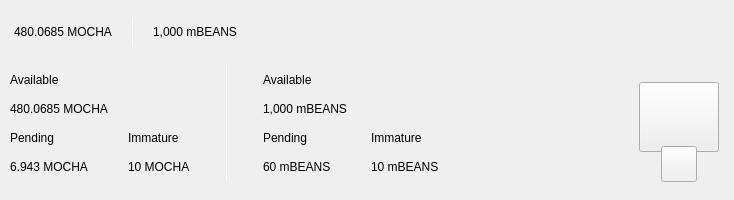
<?xml version="1.0" encoding="UTF-8"?>
<ui version="4.0">
 <class>TopBar</class>
 <widget class="QWidget" name="TopBar">
  <property name="geometry">
   <rect>
    <x>0</x>
    <y>0</y>
    <width>734</width>
    <height>200</height>
   </rect>
  </property>
  <property name="minimumSize">
   <size>
    <width>0</width>
    <height>200</height>
   </size>
  </property>
  <property name="maximumSize">
   <size>
    <width>16777215</width>
    <height>200</height>
   </size>
  </property>
  <property name="windowTitle">
   <string>Form</string>
  </property>
  <layout class="QVBoxLayout" name="verticalLayout_10" stretch="0">
   <property name="spacing">
    <number>0</number>
   </property>
   <property name="leftMargin">
    <number>0</number>
   </property>
   <property name="topMargin">
    <number>0</number>
   </property>
   <property name="rightMargin">
    <number>0</number>
   </property>
   <property name="bottomMargin">
    <number>0</number>
   </property>
   <item>
    <widget class="PFBorderImage" name="containerTop" native="true">
     <layout class="QVBoxLayout" name="verticalLayout_11">
      <property name="spacing">
       <number>0</number>
      </property>
      <property name="leftMargin">
       <number>0</number>
      </property>
      <property name="topMargin">
       <number>0</number>
      </property>
      <property name="rightMargin">
       <number>0</number>
      </property>
      <property name="bottomMargin">
       <number>0</number>
      </property>
      <item>
       <widget class="QWidget" name="top_container_2" native="true">
        <property name="minimumSize">
         <size>
          <width>0</width>
          <height>65</height>
         </size>
        </property>
        <layout class="QHBoxLayout" name="top_container">
         <property name="spacing">
          <number>0</number>
         </property>
         <property name="leftMargin">
          <number>14</number>
         </property>
         <property name="topMargin">
          <number>0</number>
         </property>
         <property name="rightMargin">
          <number>14</number>
         </property>
         <property name="bottomMargin">
          <number>0</number>
         </property>
         <item alignment="Qt::AlignVCenter">
          <widget class="QWidget" name="widgetTopAmount" native="true">
           <property name="sizePolicy">
            <sizepolicy hsizetype="Preferred" vsizetype="Maximum">
             <horstretch>0</horstretch>
             <verstretch>0</verstretch>
            </sizepolicy>
           </property>
           <layout class="QHBoxLayout" name="horizontalLayout_5">
            <property name="spacing">
             <number>0</number>
            </property>
            <property name="leftMargin">
             <number>0</number>
            </property>
            <property name="topMargin">
             <number>0</number>
            </property>
            <property name="rightMargin">
             <number>0</number>
            </property>
            <property name="bottomMargin">
             <number>0</number>
            </property>
            <item alignment="Qt::AlignTop">
             <widget class="QLabel" name="labelAmountTopPiv">
              <property name="minimumSize">
               <size>
                <width>0</width>
                <height>36</height>
               </size>
              </property>
              <property name="styleSheet">
               <string notr="true">padding:0px;margin:0px;</string>
              </property>
              <property name="text">
               <string>480.0685 MOCHA</string>
              </property>
             </widget>
            </item>
            <item>
             <spacer name="horizontalSpacer_11">
              <property name="orientation">
               <enum>Qt::Horizontal</enum>
              </property>
              <property name="sizeType">
               <enum>QSizePolicy::Fixed</enum>
              </property>
              <property name="sizeHint" stdset="0">
               <size>
                <width>20</width>
                <height>20</height>
               </size>
              </property>
             </spacer>
            </item>
            <item alignment="Qt::AlignVCenter">
             <widget class="QLabel" name="label_16">
              <property name="minimumSize">
               <size>
                <width>1</width>
                <height>30</height>
               </size>
              </property>
              <property name="maximumSize">
               <size>
                <width>1</width>
                <height>30</height>
               </size>
              </property>
              <property name="styleSheet">
               <string notr="true">background-color:white;
padding:0px;
border:none;</string>
              </property>
              <property name="text">
               <string/>
              </property>
             </widget>
            </item>
            <item>
             <spacer name="horizontalSpacer_12">
              <property name="orientation">
               <enum>Qt::Horizontal</enum>
              </property>
              <property name="sizeType">
               <enum>QSizePolicy::Fixed</enum>
              </property>
              <property name="sizeHint" stdset="0">
               <size>
                <width>20</width>
                <height>20</height>
               </size>
              </property>
             </spacer>
            </item>
            <item alignment="Qt::AlignTop">
             <widget class="QLabel" name="labelAmountTopzPiv">
              <property name="minimumSize">
               <size>
                <width>0</width>
                <height>36</height>
               </size>
              </property>
              <property name="text">
               <string>1,000 mBEANS</string>
              </property>
             </widget>
            </item>
           </layout>
          </widget>
         </item>
         <item>
          <spacer name="horizontalSpacer">
           <property name="orientation">
            <enum>Qt::Horizontal</enum>
           </property>
           <property name="sizeHint" stdset="0">
            <size>
             <width>40</width>
             <height>20</height>
            </size>
           </property>
          </spacer>
         </item>
         <item>
          <layout class="QHBoxLayout" name="horizontalLayout_4">
           <property name="spacing">
            <number>12</number>
           </property>
           <property name="rightMargin">
            <number>0</number>
           </property>
           <item alignment="Qt::AlignRight">
            <widget class="QWidget" name="layoutSync" native="true">
             <property name="minimumSize">
              <size>
               <width>0</width>
               <height>36</height>
              </size>
             </property>
             <property name="maximumSize">
              <size>
               <width>16777215</width>
               <height>36</height>
              </size>
             </property>
             <layout class="QVBoxLayout" name="verticalLayout_9">
              <property name="leftMargin">
               <number>0</number>
              </property>
              <property name="topMargin">
               <number>0</number>
              </property>
              <property name="rightMargin">
               <number>0</number>
              </property>
              <property name="bottomMargin">
               <number>0</number>
              </property>
              <item>
               <widget class="ExpandableButton" name="pushButtonSync" native="true">
                <property name="minimumSize">
                 <size>
                  <width>36</width>
                  <height>36</height>
                 </size>
                </property>
                <property name="maximumSize">
                 <size>
                  <width>16777215</width>
                  <height>36</height>
                 </size>
                </property>
               </widget>
              </item>
             </layout>
            </widget>
           </item>
           <item>
            <widget class="ExpandableButton" name="pushButtonMint" native="true">
             <property name="minimumSize">
              <size>
               <width>36</width>
               <height>36</height>
              </size>
             </property>
            </widget>
           </item>
           <item>
            <widget class="ExpandableButton" name="pushButtonStack" native="true">
             <property name="minimumSize">
              <size>
               <width>36</width>
               <height>36</height>
              </size>
             </property>
            </widget>
           </item>
           <item>
            <widget class="ExpandableButton" name="pushButtonColdStaking" native="true">
             <property name="minimumSize">
              <size>
               <width>36</width>
               <height>36</height>
              </size>
             </property>
            </widget>
           </item>
           <item>
            <widget class="ExpandableButton" name="pushButtonConnection" native="true">
             <property name="minimumSize">
              <size>
               <width>36</width>
               <height>36</height>
              </size>
             </property>
            </widget>
           </item>
           <item>
            <widget class="ExpandableButton" name="pushButtonLock" native="true">
             <property name="sizePolicy">
              <sizepolicy hsizetype="Expanding" vsizetype="Expanding">
               <horstretch>0</horstretch>
               <verstretch>0</verstretch>
              </sizepolicy>
             </property>
             <property name="minimumSize">
              <size>
               <width>36</width>
               <height>0</height>
              </size>
             </property>
            </widget>
           </item>
           <item>
            <widget class="ExpandableButton" name="pushButtonTheme" native="true">
             <property name="minimumSize">
              <size>
               <width>36</width>
               <height>36</height>
              </size>
             </property>
             <property name="maximumSize">
              <size>
               <width>16777215</width>
               <height>36</height>
              </size>
             </property>
            </widget>
           </item>
           <item>
            <widget class="ExpandableButton" name="pushButtonFAQ" native="true">
             <property name="minimumSize">
              <size>
               <width>36</width>
               <height>36</height>
              </size>
             </property>
            </widget>
           </item>
          </layout>
         </item>
        </layout>
       </widget>
      </item>
      <item>
       <widget class="QWidget" name="bottom_container" native="true">
        <property name="minimumSize">
         <size>
          <width>0</width>
          <height>135</height>
         </size>
        </property>
        <layout class="QHBoxLayout" name="botton_container">
         <property name="leftMargin">
          <number>10</number>
         </property>
         <property name="topMargin">
          <number>0</number>
         </property>
         <property name="rightMargin">
          <number>10</number>
         </property>
         <property name="bottomMargin">
          <number>10</number>
         </property>
         <item>
          <layout class="QHBoxLayout" name="horizontalLayout_3">
           <property name="bottomMargin">
            <number>9</number>
           </property>
           <item>
            <layout class="QVBoxLayout" name="verticalLayout_7">
             <property name="spacing">
              <number>0</number>
             </property>
             <property name="leftMargin">
              <number>0</number>
             </property>
             <property name="rightMargin">
              <number>30</number>
             </property>
             <item>
              <layout class="QVBoxLayout" name="verticalLayout_2">
               <item>
                <widget class="QLabel" name="labelTitle1">
                 <property name="text">
                  <string>Available</string>
                 </property>
                </widget>
               </item>
               <item>
                <widget class="QLabel" name="labelAmountPiv">
                 <property name="text">
                  <string>480.0685 MOCHA</string>
                 </property>
                </widget>
               </item>
              </layout>
             </item>
             <item>
              <layout class="QHBoxLayout" name="horizontalLayout_2">
               <property name="spacing">
                <number>0</number>
               </property>
               <item>
                <layout class="QVBoxLayout" name="verticalLayout_3">
                 <item>
                  <widget class="QLabel" name="labelTitle3">
                   <property name="text">
                    <string>Pending</string>
                   </property>
                  </widget>
                 </item>
                 <item>
                  <widget class="QLabel" name="labelPendingPiv">
                   <property name="text">
                    <string>6.943 MOCHA</string>
                   </property>
                  </widget>
                 </item>
                </layout>
               </item>
               <item>
                <spacer name="horizontalSpacer_3">
                 <property name="orientation">
                  <enum>Qt::Horizontal</enum>
                 </property>
                 <property name="sizeType">
                  <enum>QSizePolicy::Fixed</enum>
                 </property>
                 <property name="sizeHint" stdset="0">
                  <size>
                   <width>40</width>
                   <height>20</height>
                  </size>
                 </property>
                </spacer>
               </item>
               <item>
                <layout class="QVBoxLayout" name="verticalLayout_4">
                 <item>
                  <widget class="QLabel" name="labelTitle4">
                   <property name="text">
                    <string>Immature</string>
                   </property>
                  </widget>
                 </item>
                 <item>
                  <widget class="QLabel" name="labelImmaturePiv">
                   <property name="text">
                    <string>10 MOCHA</string>
                   </property>
                  </widget>
                 </item>
                </layout>
               </item>
              </layout>
             </item>
            </layout>
           </item>
           <item>
            <widget class="QLabel" name="label_9">
             <property name="minimumSize">
              <size>
               <width>1</width>
               <height>100</height>
              </size>
             </property>
             <property name="maximumSize">
              <size>
               <width>1</width>
               <height>16777215</height>
              </size>
             </property>
             <property name="styleSheet">
              <string notr="true">background-color:white;
padding:0px;
border:none;</string>
             </property>
             <property name="text">
              <string/>
             </property>
            </widget>
           </item>
           <item>
            <layout class="QVBoxLayout" name="verticalLayout_8">
             <property name="spacing">
              <number>0</number>
             </property>
             <property name="leftMargin">
              <number>30</number>
             </property>
             <item>
              <layout class="QVBoxLayout" name="verticalLayout">
               <item>
                <widget class="QLabel" name="labelTitle2">
                 <property name="text">
                  <string>Available</string>
                 </property>
                </widget>
               </item>
               <item>
                <widget class="QLabel" name="labelAmountzPiv">
                 <property name="text">
                  <string>1,000 mBEANS</string>
                 </property>
                </widget>
               </item>
              </layout>
             </item>
             <item>
              <layout class="QHBoxLayout" name="horizontalLayout">
               <property name="spacing">
                <number>0</number>
               </property>
               <item>
                <layout class="QVBoxLayout" name="verticalLayout_5">
                 <item>
                  <widget class="QLabel" name="labelTitle5">
                   <property name="text">
                    <string>Pending</string>
                   </property>
                  </widget>
                 </item>
                 <item>
                  <widget class="QLabel" name="labelPendingzPiv">
                   <property name="text">
                    <string>60 mBEANS</string>
                   </property>
                  </widget>
                 </item>
                </layout>
               </item>
               <item>
                <spacer name="horizontalSpacer_4">
                 <property name="orientation">
                  <enum>Qt::Horizontal</enum>
                 </property>
                 <property name="sizeType">
                  <enum>QSizePolicy::Fixed</enum>
                 </property>
                 <property name="sizeHint" stdset="0">
                  <size>
                   <width>40</width>
                   <height>20</height>
                  </size>
                 </property>
                </spacer>
               </item>
               <item>
                <layout class="QVBoxLayout" name="verticalLayout_6">
                 <item>
                  <widget class="QLabel" name="labelTitle6">
                   <property name="text">
                    <string>Immature</string>
                   </property>
                  </widget>
                 </item>
                 <item>
                  <widget class="QLabel" name="labelImmaturezPiv">
                   <property name="text">
                    <string>10 mBEANS</string>
                   </property>
                  </widget>
                 </item>
                </layout>
               </item>
              </layout>
             </item>
            </layout>
           </item>
          </layout>
         </item>
         <item>
          <spacer name="horizontalSpacer_2">
           <property name="orientation">
            <enum>Qt::Horizontal</enum>
           </property>
           <property name="sizeHint" stdset="0">
            <size>
             <width>40</width>
             <height>20</height>
            </size>
           </property>
          </spacer>
         </item>
         <item alignment="Qt::AlignHCenter|Qt::AlignVCenter">
          <widget class="QWidget" name="qrContainer" native="true">
           <property name="sizePolicy">
            <sizepolicy hsizetype="Preferred" vsizetype="Minimum">
             <horstretch>0</horstretch>
             <verstretch>0</verstretch>
            </sizepolicy>
           </property>
           <property name="minimumSize">
            <size>
             <width>90</width>
             <height>110</height>
            </size>
           </property>
           <property name="maximumSize">
            <size>
             <width>90</width>
             <height>110</height>
            </size>
           </property>
           <layout class="QVBoxLayout" name="containerQR">
            <property name="spacing">
             <number>0</number>
            </property>
            <property name="leftMargin">
             <number>5</number>
            </property>
            <property name="topMargin">
             <number>10</number>
            </property>
            <property name="rightMargin">
             <number>5</number>
            </property>
            <property name="bottomMargin">
             <number>0</number>
            </property>
            <item>
             <widget class="QPushButton" name="btnQr">
              <property name="minimumSize">
               <size>
                <width>70</width>
                <height>70</height>
               </size>
              </property>
              <property name="maximumSize">
               <size>
                <width>16777215</width>
                <height>70</height>
               </size>
              </property>
              <property name="focusPolicy">
               <enum>Qt::NoFocus</enum>
              </property>
              <property name="text">
               <string/>
              </property>
              <property name="iconSize">
               <size>
                <width>70</width>
                <height>70</height>
               </size>
              </property>
             </widget>
            </item>
            <item>
             <spacer name="verticalSpacer">
              <property name="orientation">
               <enum>Qt::Vertical</enum>
              </property>
              <property name="sizeType">
               <enum>QSizePolicy::Fixed</enum>
              </property>
              <property name="sizeHint" stdset="0">
               <size>
                <width>20</width>
                <height>20</height>
               </size>
              </property>
             </spacer>
            </item>
            <item alignment="Qt::AlignHCenter|Qt::AlignBottom">
             <widget class="QPushButton" name="pushButtonQR">
              <property name="minimumSize">
               <size>
                <width>36</width>
                <height>36</height>
               </size>
              </property>
              <property name="maximumSize">
               <size>
                <width>36</width>
                <height>36</height>
               </size>
              </property>
              <property name="focusPolicy">
               <enum>Qt::NoFocus</enum>
              </property>
              <property name="text">
               <string/>
              </property>
             </widget>
            </item>
           </layout>
          </widget>
         </item>
        </layout>
       </widget>
      </item>
     </layout>
    </widget>
   </item>
  </layout>
 </widget>
 <customwidgets>
  <customwidget>
   <class>ExpandableButton</class>
   <extends>QWidget</extends>
   <header>qt/mocha/expandablebutton.h</header>
   <container>1</container>
  </customwidget>
  <customwidget>
   <class>PFBorderImage</class>
   <extends>QFrame</extends>
   <header>qt/mocha/pfborderimage.h</header>
   <container>1</container>
  </customwidget>
 </customwidgets>
 <resources/>
 <connections/>
</ui>
